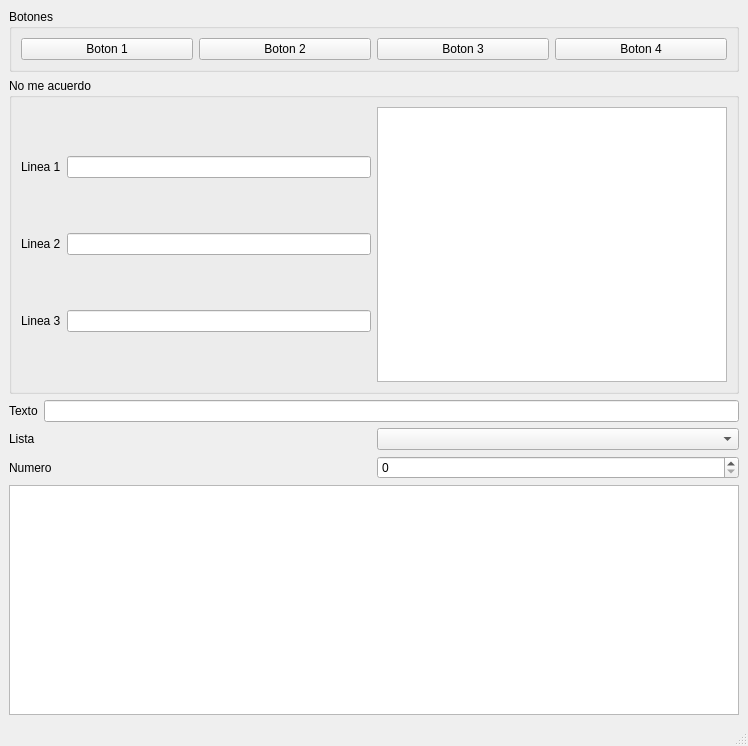
<?xml version="1.0" encoding="UTF-8"?>
<ui version="4.0">
 <class>MainWindow</class>
 <widget class="QMainWindow" name="MainWindow">
  <property name="geometry">
   <rect>
    <x>0</x>
    <y>0</y>
    <width>748</width>
    <height>746</height>
   </rect>
  </property>
  <property name="windowTitle">
   <string>MainWindow</string>
  </property>
  <widget class="QWidget" name="centralwidget">
   <layout class="QVBoxLayout" name="verticalLayout_3">
    <item>
     <widget class="QGroupBox" name="">
      <property name="title">
       <string>Botones </string>
      </property>
      <layout class="QHBoxLayout" name="horizontalLayout">
       <item>
        <widget class="QPushButton" name="pushButton">
         <property name="text">
          <string>Boton 1</string>
         </property>
        </widget>
       </item>
       <item>
        <widget class="QPushButton" name="pushButton_2">
         <property name="text">
          <string>Boton 2</string>
         </property>
        </widget>
       </item>
       <item>
        <widget class="QPushButton" name="pushButton_3">
         <property name="text">
          <string>Boton 3</string>
         </property>
        </widget>
       </item>
       <item>
        <widget class="QPushButton" name="pushButton_4">
         <property name="text">
          <string>Boton 4</string>
         </property>
        </widget>
       </item>
      </layout>
     </widget>
    </item>
    <item>
     <widget class="QGroupBox" name="">
      <property name="title">
       <string>No me acuerdo</string>
      </property>
      <layout class="QHBoxLayout" name="horizontalLayout_5">
       <item>
        <layout class="QVBoxLayout" name="verticalLayout">
         <item>
          <layout class="QHBoxLayout" name="horizontalLayout_2">
           <item>
            <widget class="QLabel" name="label">
             <property name="text">
              <string>Linea 1</string>
             </property>
            </widget>
           </item>
           <item>
            <widget class="QLineEdit" name="lineEdit"/>
           </item>
          </layout>
         </item>
         <item>
          <layout class="QHBoxLayout" name="horizontalLayout_3">
           <item>
            <widget class="QLabel" name="label_2">
             <property name="text">
              <string>Linea 2</string>
             </property>
            </widget>
           </item>
           <item>
            <widget class="QLineEdit" name="lineEdit_2"/>
           </item>
          </layout>
         </item>
         <item>
          <layout class="QHBoxLayout" name="horizontalLayout_4">
           <item>
            <widget class="QLabel" name="label_3">
             <property name="text">
              <string>Linea 3</string>
             </property>
            </widget>
           </item>
           <item>
            <widget class="QLineEdit" name="lineEdit_3"/>
           </item>
          </layout>
         </item>
        </layout>
       </item>
       <item>
        <widget class="QTextEdit" name="textEdit_4"/>
       </item>
      </layout>
     </widget>
    </item>
    <item>
     <layout class="QVBoxLayout" name="verticalLayout_2">
      <item>
       <layout class="QHBoxLayout" name="horizontalLayout_6">
        <item>
         <widget class="QLabel" name="label_4">
          <property name="text">
           <string>Texto</string>
          </property>
         </widget>
        </item>
        <item>
         <widget class="QLineEdit" name="lineEdit_4"/>
        </item>
       </layout>
      </item>
      <item>
       <layout class="QHBoxLayout" name="horizontalLayout_7">
        <item>
         <widget class="QLabel" name="label_5">
          <property name="text">
           <string>Lista</string>
          </property>
         </widget>
        </item>
        <item>
         <widget class="QComboBox" name="comboBox"/>
        </item>
       </layout>
      </item>
      <item>
       <layout class="QHBoxLayout" name="horizontalLayout_8">
        <item>
         <widget class="QLabel" name="label_6">
          <property name="text">
           <string>Numero</string>
          </property>
         </widget>
        </item>
        <item>
         <widget class="QSpinBox" name="spinBox"/>
        </item>
       </layout>
      </item>
      <item>
       <widget class="QTextEdit" name="textEdit_5"/>
      </item>
     </layout>
    </item>
   </layout>
  </widget>
  <widget class="QMenuBar" name="menubar">
   <property name="geometry">
    <rect>
     <x>0</x>
     <y>0</y>
     <width>748</width>
     <height>33</height>
    </rect>
   </property>
  </widget>
  <widget class="QStatusBar" name="statusbar"/>
 </widget>
 <resources/>
 <connections/>
</ui>
